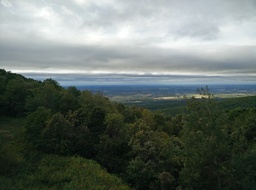
#> input picture hw2/hw2/data/pano_left.jpg, 256 x 190 px, shrunk from 1457 x 1080 before the run
$ python panaroma.py
#> lines starting #> are read from the running program, lines starting #| are printed output that depends on the picture
### hw2/hw2/python/matchPics.py
import numpy as np
import cv2
import skimage.color
from helper import briefMatch
from helper import computeBrief
from helper import corner_detection

# I1, I2 : Images to match
# opts: input opts

def matchPics(I1, I2, opts):


    # Convert Images to GrayScale
    I1 = cv2.cvtColor(I1, cv2.COLOR_BGR2GRAY)
    I2 = cv2.cvtColor(I2, cv2.COLOR_BGR2GRAY)


    ratio = opts.ratio  # 'ratio for BRIEF feature descriptor'
    sigma = opts.sigma  # 'threshold for corner detection using FAST feature detector'
    # print('Sigma is: ',sigma, 'and Ratio is: ', ratio)


    # Detect Features in Both Images
    locs1 = corner_detection(I1, sigma) #locations of corners
    locs2 = corner_detection(I2, sigma) #locations of corners using FAST

    # Obtain descriptors for the computed feature locations
    desc1, locs1 = computeBrief(I1, locs1)
    desc2, locs2 = computeBrief(I2, locs2)

    # Match features using the descriptors
    matches = briefMatch(desc1, desc2, ratio)

    return matches, locs1, locs2

### hw2/hw2/python/helper.py
import numpy as np
import cv2
import scipy.io as sio
from matplotlib import pyplot as plt
import skimage.feature

PATCHWIDTH = 9

def briefMatch(desc1,desc2,ratio):

	matches = skimage.feature.match_descriptors(desc1,desc2,'hamming',cross_check=True,max_ratio=ratio)
	return matches


# [8 lines left out: function plotMatches, not called in this run]


def makeTestPattern(patchWidth, nbits):
	np.random.seed(0)
	compareX = patchWidth*patchWidth * np.random.random((nbits,1))
	compareX = np.floor(compareX).astype(int)
	np.random.seed(1)
	compareY = patchWidth*patchWidth * np.random.random((nbits,1))
	compareY = np.floor(compareY).astype(int)

	return (compareX, compareY)


def computePixel(img, idx1, idx2, width, center):
	halfWidth = width // 2
	col1 = idx1 % width - halfWidth
	row1 = idx1 // width - halfWidth
	col2 = idx2 % width - halfWidth
	row2 = idx2 // width - halfWidth
	return 1 if img[int(center[0]+row1)][int(center[1]+col1)] < img[int(center[0]+row2)][int(center[1]+col2)] else 0


def computeBrief(img, locs):


	patchWidth = 9
	nbits = 256
	compareX, compareY = makeTestPattern(patchWidth,nbits)
	m, n = img.shape

	halfWidth = patchWidth//2

	locs = np.array(list(filter(lambda x: halfWidth <= x[0] < m-halfWidth and halfWidth <= x[1] < n-halfWidth, locs)))
	desc = np.array([list(map(lambda x: computePixel(img, x[0], x[1], patchWidth, c), zip(compareX, compareY))) for c in locs])

	return desc, locs


def corner_detection(img, sigma):
	# fast method
	result_img = skimage.feature.corner_fast(img, n=PATCHWIDTH, threshold=sigma)
	locs = skimage.feature.corner_peaks(result_img, min_distance=1)
	return locs

### hw2/hw2/python/opts.py
'''
Hyperparameters wrapped in argparse
This file contains most of tuanable parameters for this homework


You can change the values by changing their default fields or by command-line
arguments. For example, "python q2_1_4.py --sigma 0.15 --ratio 0.7"
'''

import argparse

def get_opts():
    parser = argparse.ArgumentParser(description='16-720 HW2: Homography')

    ## Feature detection (requires tuning)
    parser.add_argument('--sigma', type=float, default=0.15,
                        help='threshold for corner detection using FAST feature detector')
    parser.add_argument('--ratio', type=float, default=0.7,
                        help='ratio for BRIEF feature descriptor')

    ## Ransac (requires tuning)
    parser.add_argument('--max_iters', type=int, default=700,#500,
                        help='the number of iterations to run RANSAC for')
    parser.add_argument('--inlier_tol', type=float, default=2.0,
                        help='the tolerance value for considering a point to be an inlier')

    ## Additional options (add your own hyperparameters here)

    ##
    opts = parser.parse_args()

    return opts

### hw2/hw2/python/panaroma.py
import numpy as np
import cv2
import pdb
import scipy
import skimage.io
import skimage.color
from PIL import Image, ImageDraw, ImageFilter
from matplotlib import pyplot as plt

from opts import get_opts
from matplotlib import pyplot as plt
from matchPics import matchPics
from statistics import stdev
from skimage import img_as_float64
opts = get_opts()

left = cv2.imread('../data/pano_left.jpg') #use PIL
#> left is the input picture: shape (190, 256, 3); mean B, G, R 105.5, 111.1, 101.9
right = cv2.imread('../data/pano_right.jpg')
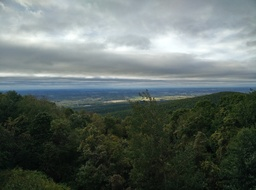
#> input picture hw2/hw2/data/pano_right.jpg, 256 x 190 px, shrunk from 1457 x 1080 before the run
#> right is the input picture: shape (190, 256, 3); mean B, G, R 103.1, 107.1, 96.8

matches, locs1, locs2 = matchPics(np.transpose(left,(1,0,2)),np.transpose(right,(1,0,2)),opts)
#> in matchPics, `I1 = cv2.cvtColor(I1, cv2.COLOR_BGR2GRAY)`:
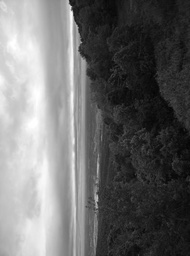
#> I1: shape (256, 190); min 4, max 255, mean 107.7
#> in matchPics, `I2 = cv2.cvtColor(I2, cv2.COLOR_BGR2GRAY)`:
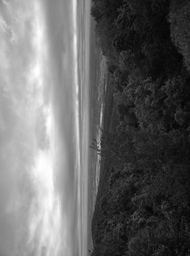
#> I2: shape (256, 190); min 2, max 254, mean 103.5
#> in corner_detection, `result_img = skimage.feature.corner_fast(img, n=PATCHWIDTH, threshold=..`:
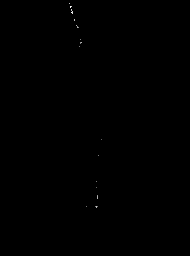
#> result_img: shape (256, 190) float64; min 0, max 6.81, mean 0.00317; drawn with min black and max white
#> in corner_detection, `locs = skimage.feature.corner_peaks(result_img, min_distance=1)`: locs = 17 rows, first 8: [12, 71], [6, 70], [9, 71], [206, 96], [42, 81], [19, 74], [3, 69], [27, 77]
#> in matchPics, `locs1 = corner_detection(I1, sigma)`: locs1 has the same summary as locs in corner_detection
#> in matchPics, `locs2 = corner_detection(I2, sigma)`: locs2 = [[146, 99], [152, 98], [156, 99], [145, 97], [131, 99], [125, 100], [88, 149], [54, 103], [199, 132]]
#> in computeBrief, `locs = np.array(list(filter(lambda x: halfWidth <= x[0] < m-halfWidth ..`: locs = 16 rows, first 8: [12, 71], [6, 70], [9, 71], [206, 96], [42, 81], [19, 74], [27, 77], [197, 97]
#> in matchPics, `desc1, locs1 = computeBrief(I1, locs1)`: locs1 has the same summary as locs in computeBrief
#> in briefMatch, `matches = skimage.feature.match_descriptors(desc1,desc2,'hamming',cros..`: matches = empty array
#> matches = empty array; locs1 has the same summary as locs in computeBrief


#> (the run stopped early here; a loop or call above may not have finished)
